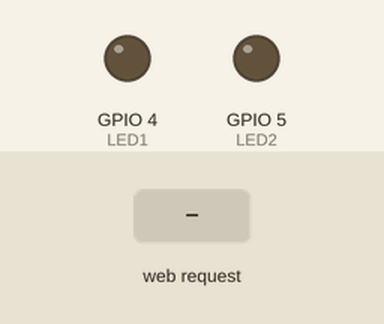
Simulated run of this sketch. Board: ESP32. Parts: output pins drawn as LEDs (lit = HIGH). The test bench sets the inputs (shaded band). WiFi joins after 1.5 s; servers stay silent unless stated; what the sketch prints to the serial monitor is not drawn.

Above: at 2.7 s.
2.8 s: HTTP request GET /5/on received
At 4.0 s:
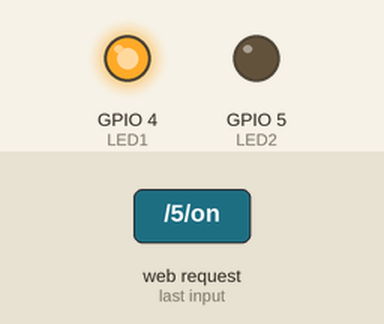
4.3 s: HTTP request GET /6/on received
At 5.1 s:
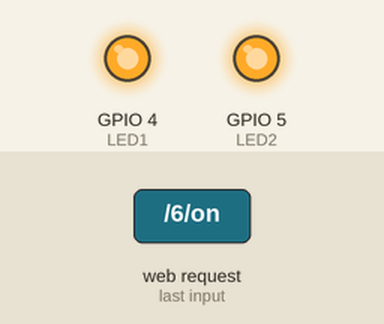
5.8 s: HTTP request GET /5/off received
At 6.3 s:
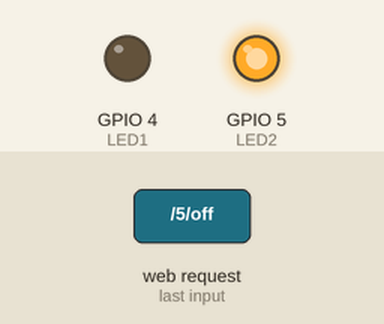
7.3 s: HTTP request GET /6/off received
At 8.6 s:
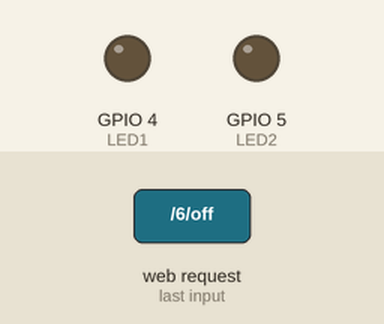
Timing chart, 0 to 9.8 s (numbered marks = the images above; inputs shaded):
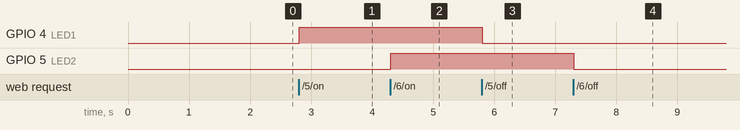

The sketch:

p8.ino
```cpp
/*
 * ESP32 Web Server dengan LED Control
 * Diadaptasi dari:
 * https://randomnerdtutorials.com/esp32-web-server-arduino-ide/
 * Oleh: Afif Fahreza / 18219058
 */

// Import library wifi
#include <WiFi.h>

// Macro untuk menyimpan credentials wifi
#define SSID "04FS_d364b8"
#define PASSWORD "wlan2c9b47"

// Macro untuk menyimpan pin LED pada ESP32
#define LED1 4
#define LED2 5

// Mengeset nomor port web server ke 80
WiFiServer server(80);

// Variable untuk menyimpan request HTTP
String header;

// Variable status LED
String LED1State = "off";
String LED2State = "off";

// Variable penyimpan current time
unsigned long currentTime = millis();
// Variable penyimpan previous time
unsigned long previousTime = 0;
// Macro penyimpan waktu timeout, 2 detik
#define TIMEOUTTIME 2000

// Fungsi setup
void setup() {
  // Memulai komunikasi serial
  Serial.begin(115200);
  // Inisialisasi pin LED menjadi output
  pinMode(LED1, OUTPUT);
  pinMode(LED2, OUTPUT);
  // Mengeset output LED low / 0V
  digitalWrite(LED1, LOW);
  digitalWrite(LED2, LOW);

  // Connect ke WIFI dengan SSID dan password
  Serial.print("Connecting to ");
  Serial.println(SSID);
  WiFi.begin(SSID, PASSWORD);
  while (WiFi.status() != WL_CONNECTED) {
    delay(500);
    Serial.print(".");
  }
  // Print local IP address dan menyalakan web server
  Serial.println("");
  Serial.println("WiFi connected.");
  Serial.println("IP address: ");
  Serial.println(WiFi.localIP());
  server.begin();
}

// Fungsi loop
void loop(){
  // Menunggu komunikasi dari client
  WiFiClient client = server.available();

  // Jika ada client yang connect
  if (client) {
    // Mencatat waktu
    currentTime = millis();
    previousTime = currentTime;
    Serial.println("New Client.");
    // Membuat string untuk menyimpan data dari client
    String currentLine = "";
    // Looping selama client connect
    while (client.connected() && currentTime - previousTime <= TIMEOUTTIME) {
      // Mencatat waktu
      currentTime = millis();
      // Jika ada byte yang bisa dibaca dari client
      // Membaca byte tersebut, print ke serial monitor
      if (client.available()) {
        char c = client.read();
        Serial.write(c);
        header += c;
        // Jika character enter
        if (c == '\n') {
          // Jika character enter 2x, HTTP request berakhir, kirim respon
          if (currentLine.length() == 0) {
            // Format kode respon dari respon HTTP, tipe, dan new line
            client.println("HTTP/1.1 200 OK");
            client.println("Content-type:text/html");
            client.println("Connection: close");
            client.println();

            // Mengatur pin LED on/off
            if (header.indexOf("GET /5/on") >= 0) {
              Serial.println("GPIO 5 on");
              LED1State = "on";
              digitalWrite(LED1, HIGH);
            } else if (header.indexOf("GET /5/off") >= 0) {
              Serial.println("GPIO 5 off");
              LED1State = "off";
              digitalWrite(LED1, LOW);
            } else if (header.indexOf("GET /6/on") >= 0) {
              Serial.println("GPIO 6 on");
              LED2State = "on";
              digitalWrite(LED2, HIGH);
            } else if (header.indexOf("GET /6/off") >= 0) {
              Serial.println("GPIO 6 off");
              LED2State = "off";
              digitalWrite(LED2, LOW);
            }

            // HTML Web Page
            client.println("<!DOCTYPE html><html>");
            client.println("<head><meta name=\"viewport\" content=\"width=device-width, initial-scale=1\">");
            client.println("<link rel=\"icon\" href=\"data:,\">");
            // Style CSS
            client.println("<style>html { font-family: Helvetica; display: inline-block; margin: 0px auto; text-align: center;}");
            client.println(".button { background-color: #4CAF50; border: none; color: white; padding: 16px 40px;");
            client.println("text-decoration: none; font-size: 30px; margin: 2px; cursor: pointer;}");
            client.println(".button2 {background-color: #555555;}</style></head>");

            // Heading Web Page
            client.println("<body><h1>ESP32 Web Server</h1>");

            // Mendisplay status saat ini untuk LED1
            client.println("<p>GPIO 5 - State " + LED1State + "</p>");
            // Jika LED1 off, display ON button dan sebaliknya
            if (LED1State=="off") {
              client.println("<p><a href=\"/5/on\"><button class=\"button\">ON</button></a></p>");
            } else {
              client.println("<p><a href=\"/5/off\"><button class=\"button button2\">OFF</button></a></p>");
            }

            // Mendisplay status saat ini untuk LED1
            client.println("<p>GPIO 6 - State " + LED2State + "</p>");
            // Jika LED1 off, display ON button dan sebaliknya
            if (LED2State=="off") {
              client.println("<p><a href=\"/6/on\"><button class=\"button\">ON</button></a></p>");
            } else {
              client.println("<p><a href=\"/6/off\"><button class=\"button button2\">OFF</button></a></p>");
            }
            client.println("</body></html>");

            // Respon akhir HTTP, line kosong
            client.println();
            // Keluar dari loop
            break;
          }
          // Jika ada newline, reset currentLine
          else {
            currentLine = "";
          }
        }
        // Jika mendapatkan selain carriage, simpan ke currentLine
        else if (c != '\r') {
          currentLine += c;
        }
      }
    }
    // Mereset variable header
    header = "";
    // Menutup connection
    client.stop();
    Serial.println("Client disconnected.");
    Serial.println("");
  }
}
```

Measured:
- after the input at 2.8 s, GPIO 4 (LED1): LOW → HIGH at once
- after the input at 4.3 s, GPIO 5 (LED2): LOW → HIGH at once
- after the input at 5.8 s, GPIO 4 (LED1): HIGH → LOW at once
- after the input at 7.3 s, GPIO 5 (LED2): HIGH → LOW at once
